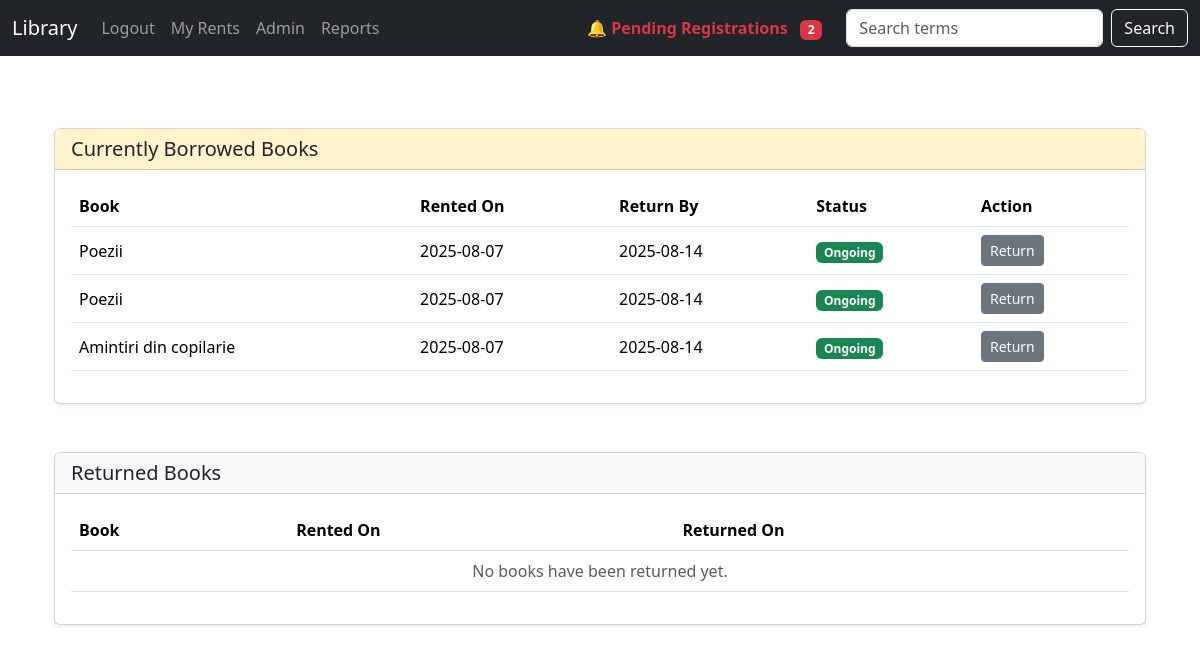
The page /myRents/ (signed in) on the database as committed earlier.
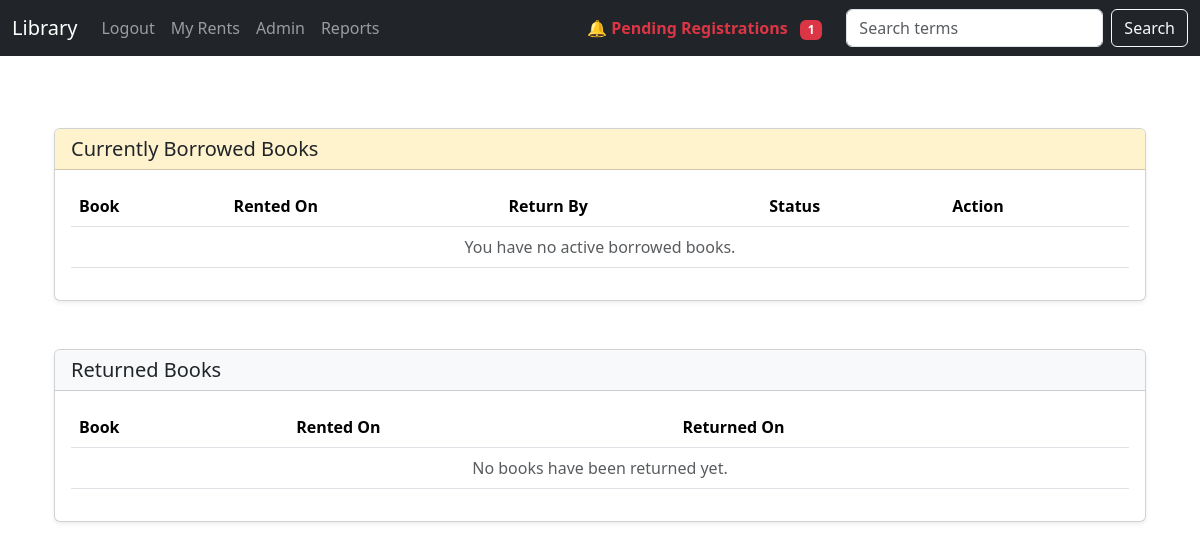
The same page on the database as committed later.
### mainview/models.py (models this page shows, shortened)
class Rent(models.Model):
    book = models.ForeignKey(Book, on_delete=models.CASCADE)
    user = models.ForeignKey('auth.User', on_delete=models.CASCADE)
    rent_date = models.DateTimeField(auto_now_add=True)
    return_date = models.DateTimeField(blank=True, null=True)
    returned = models.BooleanField(default=False)
    returned_at = models.DateTimeField(blank=True, null=True)

class Book(models.Model):
    title = models.CharField(max_length=100)
    author = models.CharField(max_length=100, blank=True, null=True)
    published_date = models.DateField(blank=True, null=True)
    available_copies = models.PositiveIntegerField(default=0)

### mainview/views.py (the view)
# urls.py: path("myRents/", views.myRents_view, name="myRents"),
def myRents_view(request):
    returned_rents = Rent.objects.filter(user=request.user, returned=True).select_related('book')
    active_rents = Rent.objects.filter(user=request.user, returned=False).select_related('book')
    return render(request, "myRents.html", {
        "returned_rents": returned_rents,
        "active_rents": active_rents,
        'now': timezone.now()
    })

### mainview/context_processors.py (called while the page is built)
def user_context_processor(request):
    if request.user.is_authenticated and request.user.is_staff:
        User = get_user_model()
        pending_users = User.objects.all().filter(is_active=False).count()
        return {'pending_users': pending_users}
    return {}

### mainview/templates/myRents.html (shortened to what this page needs)
{%extends 'base.html' %}
{% block content %}
<div class="container mt-5">
    <div class="card mb-5 shadow-sm">
        <div class="card-header bg-warning-subtle">
            <h5 class="mb-0">Currently Borrowed Books</h5>
        </div>
        <div class="card-body">
            <table class="table table-hover align-middle">
                <thead>
                    <tr>
                        <th>Book</th>
                        <th>Rented On</th>
                        <th>Return By</th>
                        <th>Status</th>
                        <th>Action</th>
                    </tr>
                </thead>
                <tbody>
                    {% for rent in active_rents %}
                    <tr>
                        <td>{{ rent.book.title }}</td>
                        <td>{{ rent.rent_date|date:"Y-m-d" }}</td>
                        <td>{{ rent.return_date|date:"Y-m-d" }}</td>
                        <td>
                            {% if rent.return_date and rent.return_date < now %}
                                <span class="badge bg-danger">Overdue</span>
                            {% else %}
                                <span class="badge bg-success">Ongoing</span>
                            {% endif %}
                        </td>
                        <td>
                            <form method="POST" action="{% url 'returnBook' rent.id %}">
                                <button class="btn btn-sm btn-secondary">Return</button>
                            </form>
                        </td>
                    </tr>
                    {% empty %}
                    <tr><td colspan="5" class="text-muted text-center">You have no active borrowed books.</td></tr>
                    {% endfor %}
                </tbody>
            </table>
        </div>
    </div>
    <div class="card mb-5 shadow-sm">
        <div class="card-header bg-light">
            <h5 class="mb-0">Returned Books</h5>
        </div>
        <div class="card-body">
            <table class="table table-hover align-middle">
                <thead>
                    <tr>
                        <th>Book</th>
                        <th>Rented On</th>
                        <th>Returned On</th>
                    </tr>
                </thead>
                <tbody>
                    {% for rent in returned_rents %}
                    <tr>
                        <td>{{ rent.book.title }}</td>
                        <td>{{ rent.rent_date|date:"Y-m-d" }}</td>
                        <td>{{ rent.returned_at|date:"Y-m-d" }}</td>
                    </tr>
                    {% empty %}
                    <tr><td colspan="3" class="text-muted text-center">No books have been returned yet.</td></tr>
                    {% endfor %}
                </tbody>
            </table>
        </div>
    </div>
</div>
{%endblock%}

Rows that differ between the two databases and show on the page:
removed Rent: book "Poezii", rent_date "2025-08-07", return_date "2025-08-14", shows "Ongoing"
removed Rent: book "Poezii", rent_date "2025-08-07", return_date "2025-08-14", shows "Ongoing"
removed Rent: book "Amintiri din copilarie", rent_date "2025-08-07", return_date "2025-08-14", shows "Ongoing"
Other text that changed with them:
{{ pending_users }}: "2" → "1"
text now shown: "You have no active borrowed books."
